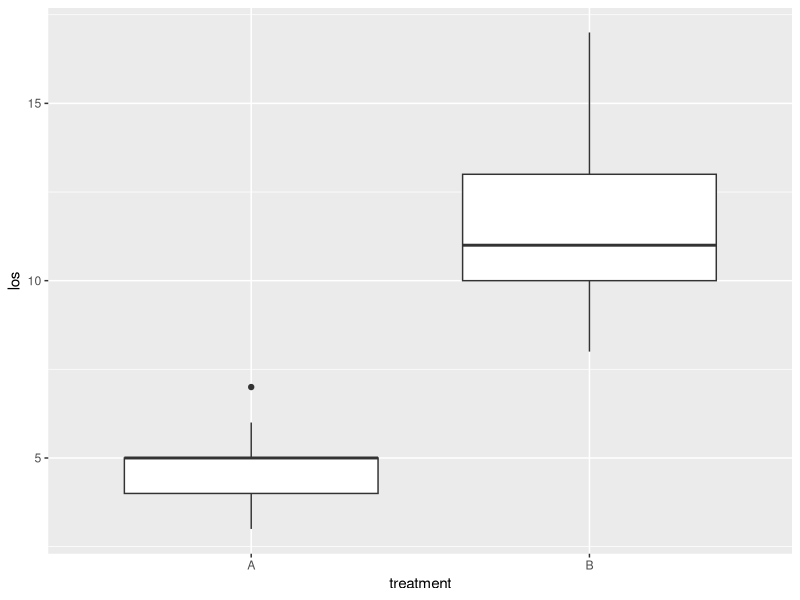
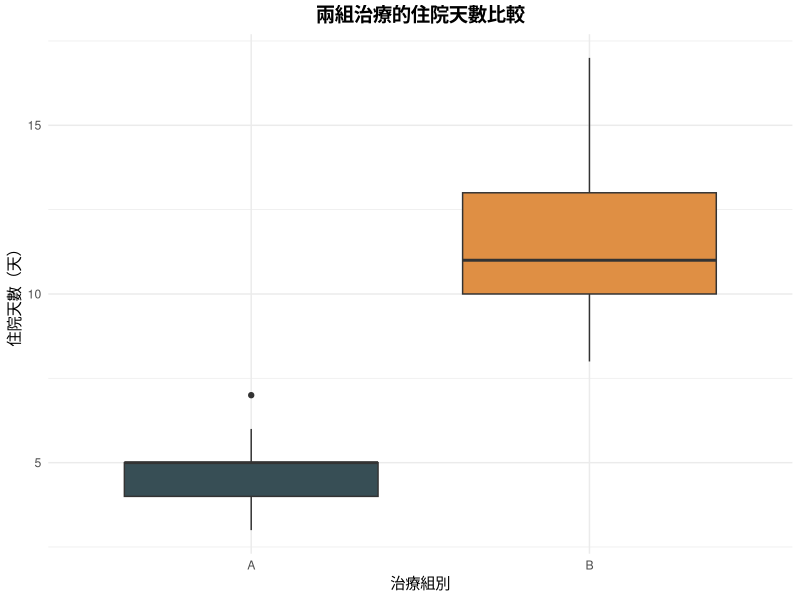
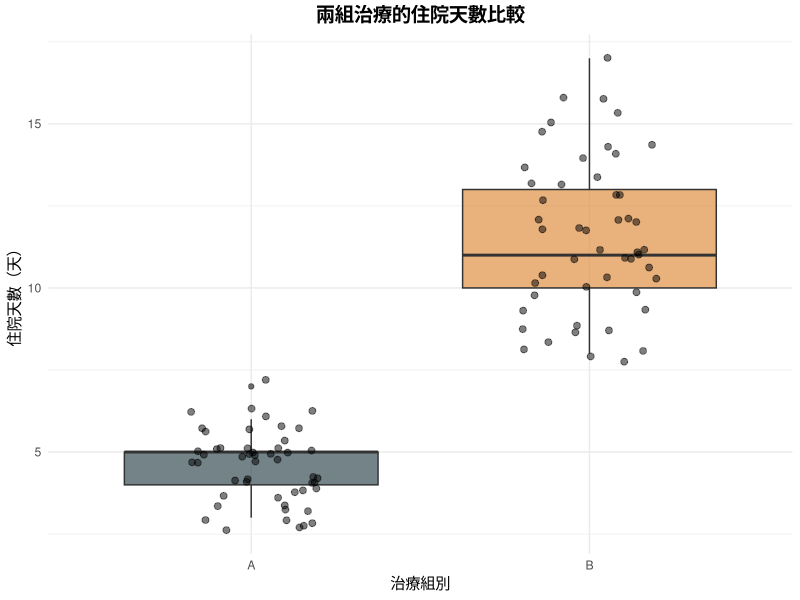
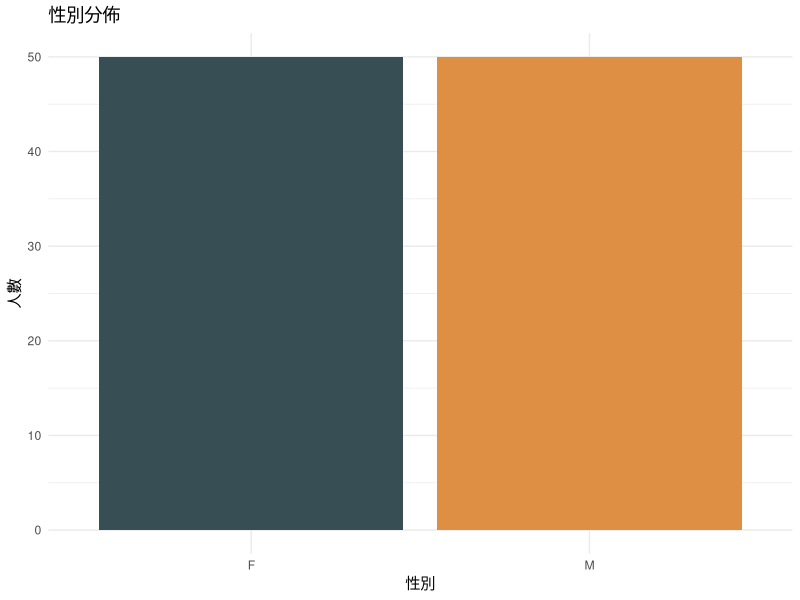
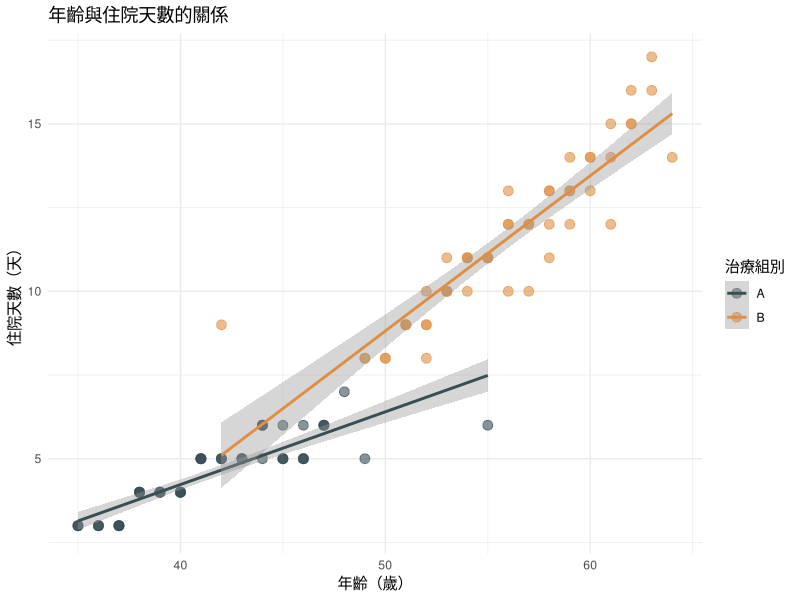
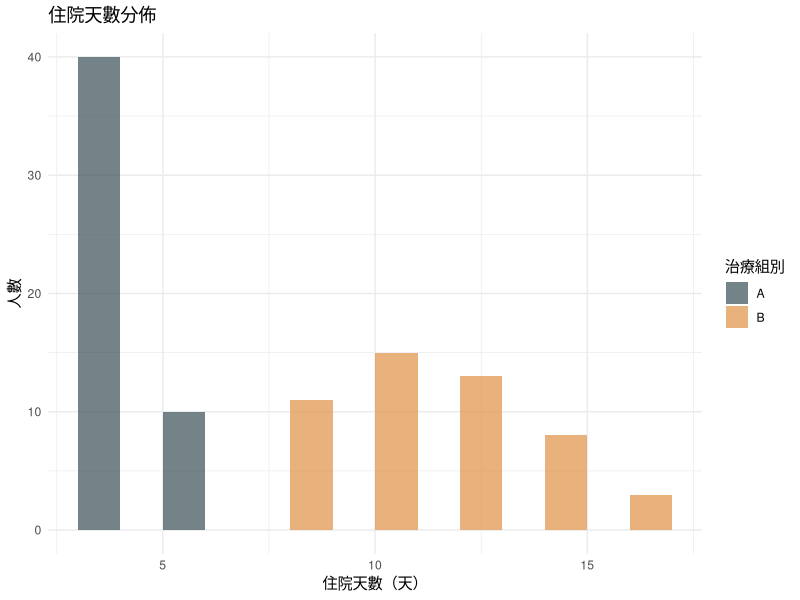
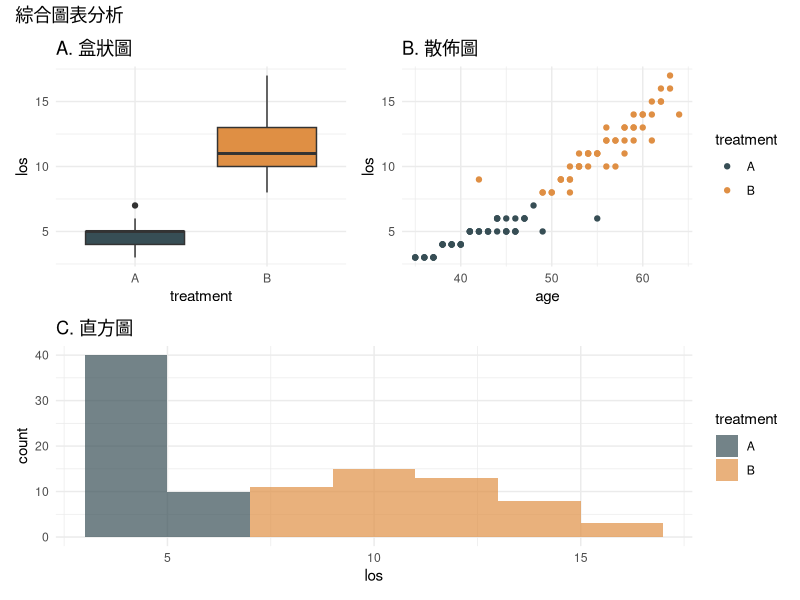

These charts were generated, in order, by the following R code:
## ---- chunk 1
#| label: boxplot-basic
#| echo: true
#| message: false
#| warning: false

library(ggplot2)

# 讀取資料
patient_data <- read.csv("patient_data.csv")

# 畫基本盒狀圖
ggplot(patient_data, aes(x = treatment, y = los)) +
  geom_boxplot()
## ---- chunk 2
#| label: boxplot-professional
#| echo: true
#| message: false
#| warning: false

# 載入 ggsci 套件（提供期刊風格配色）
library(ggsci)

# 畫專業的盒狀圖（使用 JAMA 配色）
ggplot(patient_data, aes(x = treatment, y = los, fill = treatment)) +
  geom_boxplot() +
  scale_fill_jama() +
  labs(
    title = "兩組治療的住院天數比較",
    x = "治療組別",
    y = "住院天數（天）"
  ) +
  theme_minimal() +
  theme(
    legend.position = "none",
    plot.title = element_text(size = 14, face = "bold", hjust = 0.5)
  )
## ---- chunk 3
#| label: boxplot-with-points
#| echo: true
#| message: false
#| warning: false

# 盒狀圖加上資料點
ggplot(patient_data, aes(x = treatment, y = los, fill = treatment)) +
  geom_boxplot(alpha = 0.7) +
  geom_jitter(width = 0.2, alpha = 0.5, size = 2) +
  scale_fill_jama() +
  labs(
    title = "兩組治療的住院天數比較",
    x = "治療組別",
    y = "住院天數（天）"
  ) +
  theme_minimal() +
  theme(
    legend.position = "none",
    plot.title = element_text(size = 14, face = "bold", hjust = 0.5)
  )
## ---- chunk 4
#| label: barplot
#| echo: true
#| message: false
#| warning: false

# 性別分佈長條圖
ggplot(patient_data, aes(x = gender, fill = gender)) +
  geom_bar() +
  scale_fill_jama() +
  labs(
    title = "性別分佈",
    x = "性別",
    y = "人數"
  ) +
  theme_minimal() +
  theme(legend.position = "none")
## ---- chunk 5
#| label: scatterplot
#| echo: true
#| message: false
#| warning: false

# 年齡與住院天數散佈圖
ggplot(patient_data, aes(x = age, y = los, color = treatment)) +
  geom_point(size = 3, alpha = 0.6) +
  geom_smooth(method = "lm", se = TRUE) +
  scale_color_jama() +
  labs(
    title = "年齡與住院天數的關係",
    x = "年齡（歲）",
    y = "住院天數（天）",
    color = "治療組別"
  ) +
  theme_minimal()
## ---- chunk 6
#| label: histogram
#| echo: true
#| message: false
#| warning: false

# 住院天數分佈直方圖
ggplot(patient_data, aes(x = los, fill = treatment)) +
  geom_histogram(binwidth = 2, alpha = 0.7, position = "dodge") +
  scale_fill_jama() +
  labs(
    title = "住院天數分佈",
    x = "住院天數（天）",
    y = "人數",
    fill = "治療組別"
  ) +
  theme_minimal()
## ---- chunk 7
#| label: patchwork-example
#| echo: true
#| message: false
#| warning: false
#| fig-width: 12
#| fig-height: 8

library(patchwork)

# 建立三張圖
p1 <- ggplot(patient_data, aes(x = treatment, y = los, fill = treatment)) +
  geom_boxplot() + scale_fill_jama() + theme_minimal() +
  theme(legend.position = "none") + labs(title = "A. 盒狀圖")

p2 <- ggplot(patient_data, aes(x = age, y = los, color = treatment)) +
  geom_point() + scale_color_jama() + theme_minimal() +
  labs(title = "B. 散佈圖")

p3 <- ggplot(patient_data, aes(x = los, fill = treatment)) +
  geom_histogram(binwidth = 2, alpha = 0.7) + scale_fill_jama() +
  theme_minimal() + labs(title = "C. 直方圖")

# 用 patchwork 組合
(p1 | p2) / p3 + plot_annotation(title = "綜合圖表分析")
